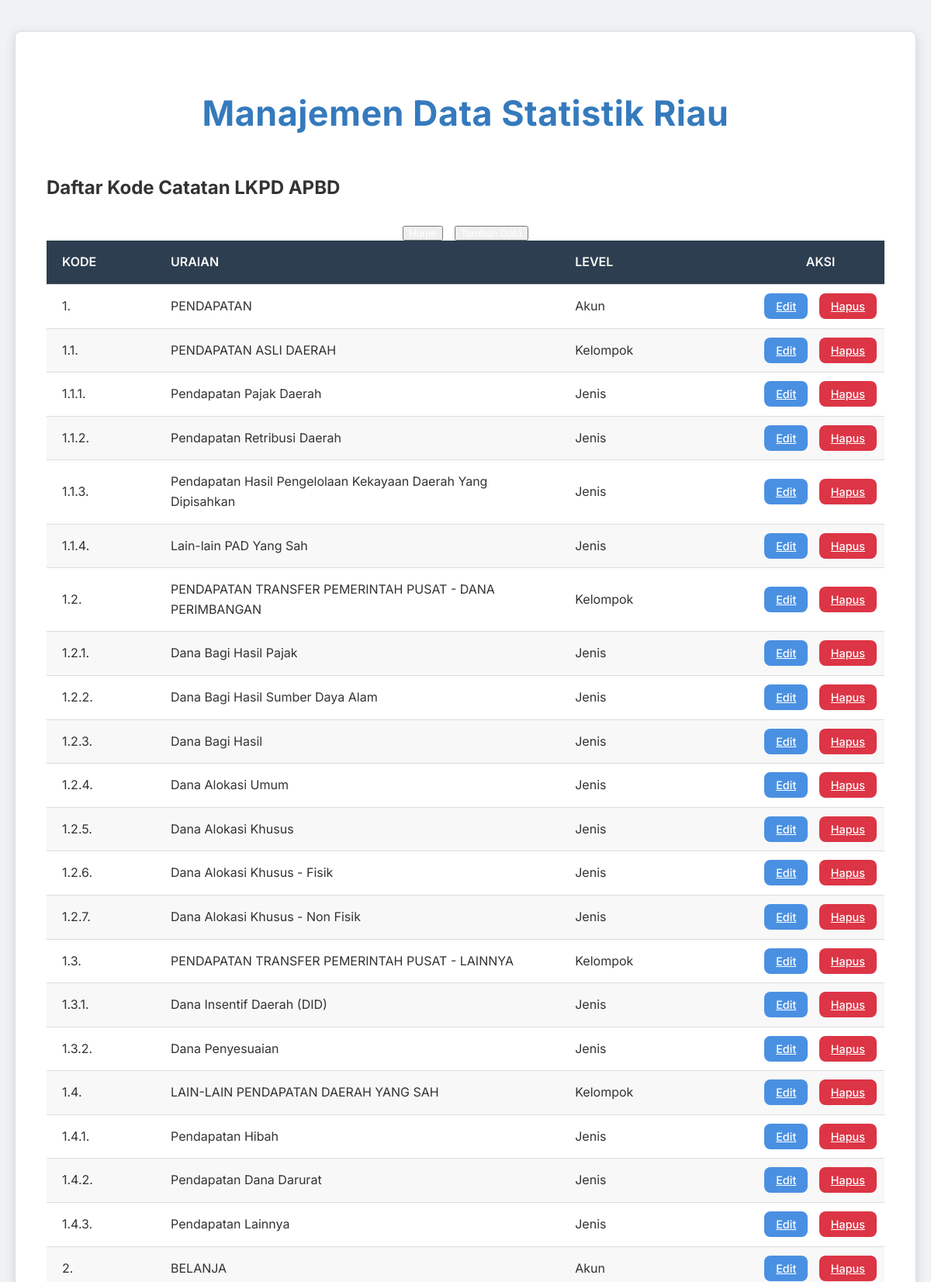
/pages/lkpd-kode-catatan/read.php (upper part), run on the app's committed database.
### tables this page shows
CREATE TABLE `kode_catatan` (
  `id` int(5) NOT NULL,
  `kode_catatan` varchar(255) DEFAULT NULL,
  `uraian` varchar(1024) DEFAULT NULL,
  `id_kode_level` int(2) DEFAULT NULL
);

CREATE TABLE `kode_level` (
  `id` int(11) NOT NULL,
  `nama_level` varchar(255) DEFAULT NULL,
  `akronim` varchar(255) DEFAULT NULL
);

### pages/lkpd-kode-catatan/read.php (the view, shortened to what this page needs)
<?php
include '../../config/database.php';
include '../../templates/header.php';
$sql = "SELECT kc.id, kc.kode_catatan, kc.uraian, kl.nama_level
        FROM kode_catatan kc
        INNER JOIN kode_level kl
        ON kc.id_kode_level = kl.id
        ORDER BY kc.kode_catatan ASC";
$result = $conn->query($sql);
?>
<h2>Daftar Kode Catatan LKPD APBD</h2>
<div class="button-group">
    <button><a href="../../index.php">Home</a></button>
    <button><a href="create.php">Tambah Data</a></button>
</div>
<?php
if ($result->num_rows > 0):
?>
    <table>
        <thead>
            <tr>
                <th>Kode</th>
                <th>Uraian</th>
                <th>Level</th>
                <th>Aksi</th>
            </tr>
        </thead>
        <tbody>
            <?php
            while ($row = $result->fetch_assoc()):
            ?>
                <tr>
                    <td><?php echo htmlspecialchars($row['kode_catatan']); ?></td>
                    <td><?php echo htmlspecialchars($row['uraian']); ?></td>
                    <td><?php echo htmlspecialchars($row['nama_level']); ?></td>
                    <td class="actions">
                        <a href="update.php?id=<?php echo htmlspecialchars($row['id']); ?>" class="edit">Edit</a>
                        <a href="delete.php?id=<?php echo htmlspecialchars($row['id']); ?>" class="delete" onclick="return confirm('Apakah Anda yakin ingin menghapus data ini?')">Hapus</a>
                    </td>
                </tr>
            <?php endwhile; ?>
        </tbody>
    </table>
<?php else: ?>
    <p>Belum ada data.</p>
<?php endif; ?>
<?php
include '../../templates/footer.php';
?>

### templates/css/style.css (style rules this page uses)
:root { --primary-color: #4A90E2; --primary-dark: #357ABD; --accent-color: #50E3C2; --secondary-accent: #FF6B6B; --tertiary-color: #FFC107; --text-dark: #333333; --text-light: #F8F8F8; --bg-light: #F0F2F5; --bg-dark: #2C3E50; --card-bg: #FFFFFF; --border-color: #DDDDDD; --input-bg: #F8F8F8; --shadow-light: 0 2px 8px rgba(0, 0, 0, 0.08); --shadow-medium: 0 4px 15px rgba(0, 0, 0, 0.12); --success-color: #28A745; --danger-color: #DC3545; --warning-color: #FFC107; --info-color: #17A2B8; --radius-base: 8px; --transition-fast: 0.2s ease-in-out; --transition-normal: 0.3s ease-in-out; --gradient-primary: linear-gradient(135deg, var(--primary-color) 0%, var(--primary-dark) 100%); --gradient-accent: linear-gradient(135deg, var(--accent-color) 0%, #34B79C 100%); --gradient-secondary-accent: linear-gradient(135deg, var(--secondary-accent) 0%, #FF8A8A 100%); --gradient-tertiary: linear-gradient(135deg, var(--tertiary-color) 0%, #FFA000 100%); }
body { font-family: 'Inter', sans-serif; background: var(--bg-light); margin: 0; padding: 0; line-height: 1.6; color: var(--text-dark); display: flex; justify-content: center; align-items: flex-start; min-height: 100vh; padding: 40px 0; box-sizing: border-box; overflow-x: hidden; overflow-y: auto; position: relative; }
body::before { content: none; }
table { width: 100%; min-width: 1050px; border-collapse: separate; border-spacing: 0; overflow: hidden; }
table thead tr { background: var(--bg-dark); color: var(--text-light); box-shadow: none; position: relative; z-index: 2; }
table th, table td { padding: 15px 20px; text-align: left; border-bottom: 1px solid var(--border-color); vertical-align: middle; }
table th { font-weight: 600; font-size: 1em; letter-spacing: normal; text-transform: uppercase; position: relative; padding-bottom: 15px; text-shadow: none; white-space: nowrap; }
table tbody tr:nth-child(even) { background-color: var(--input-bg); }
table tbody tr:nth-child(odd) { background-color: var(--card-bg); }
table th:nth-child(2), table td:nth-child(2) { width: 100px; min-width: 100px; white-space: nowrap; }
table th:nth-child(3), table td:nth-child(3) { width: auto; min-width: 200px; max-width: 350px; word-wrap: break-word; white-space: normal; }
table th:nth-child(4), table td:nth-child(4), table th:nth-child(5), table td:nth-child(5), table th:nth-child(7), table td:nth-child(7) { min-width: 150px; white-space: nowrap; }
table th:last-child, table td:last-child { width: 120px; min-width: 120px; text-align: center; white-space: nowrap; padding-left: 5px; padding-right: 5px; }
table td.actions { text-align: center; white-space: nowrap; }
table td.actions a { padding: 8px 15px; border-radius: var(--radius-base); font-weight: 500; transition: background var(--transition-fast), transform var(--transition-fast), box-shadow var(--transition-fast); margin: 0 5px; box-shadow: none; text-transform: capitalize; font-size: 0.9em; color: #FFFFFF; }
table td.actions .edit { background: var(--primary-color); }
table td.actions .delete { background: var(--danger-color); }
.button-group { display: flex; gap: 15px; margin-top: 30px; justify-content: center; }
.button-group button a { color: #FFFFFF; text-decoration: none; display: block; padding: 0; line-height: 1; }
* { scrollbar-width: thin; scrollbar-color: #888888 #F0F2F5; }

### data on the page
kode_catatan: kode_catatan "1.", uraian "PENDAPATAN", id_kode_level.nama_level "Akun"
kode_catatan: kode_catatan "1.1.", uraian "PENDAPATAN ASLI DAERAH", id_kode_level.nama_level "Kelompok"
kode_catatan: kode_catatan "1.1.1.", uraian "Pendapatan Pajak Daerah", id_kode_level.nama_level "Jenis"
kode_catatan: kode_catatan "1.1.2.", uraian "Pendapatan Retribusi Daerah", id_kode_level.nama_level "Jenis"
kode_catatan: kode_catatan "1.1.3.", uraian "Pendapatan Hasil Pengelolaan Kekayaan Daerah Yang Dipisahkan", id_kode_level.nama_level "Jenis"
kode_catatan: kode_catatan "1.1.4.", uraian "Lain-lain PAD Yang Sah", id_kode_level.nama_level "Jenis"
kode_catatan: kode_catatan "1.2.", uraian "PENDAPATAN TRANSFER PEMERINTAH PUSAT - DANA PERIMBANGAN", id_kode_level.nama_level "Kelompok"
kode_catatan: kode_catatan "1.2.1.", uraian "Dana Bagi Hasil Pajak", id_kode_level.nama_level "Jenis"
kode_catatan: kode_catatan "1.2.2.", uraian "Dana Bagi Hasil Sumber Daya Alam", id_kode_level.nama_level "Jenis"
kode_catatan: kode_catatan "1.2.3.", uraian "Dana Bagi Hasil", id_kode_level.nama_level "Jenis"
kode_catatan: kode_catatan "1.2.4.", uraian "Dana Alokasi Umum", id_kode_level.nama_level "Jenis"
kode_catatan: kode_catatan "1.2.5.", uraian "Dana Alokasi Khusus", id_kode_level.nama_level "Jenis"
kode_catatan: kode_catatan "1.2.6.", uraian "Dana Alokasi Khusus - Fisik", id_kode_level.nama_level "Jenis"
kode_catatan: kode_catatan "1.2.7.", uraian "Dana Alokasi Khusus - Non Fisik", id_kode_level.nama_level "Jenis"
kode_catatan: kode_catatan "1.3.", uraian "PENDAPATAN TRANSFER PEMERINTAH PUSAT - LAINNYA", id_kode_level.nama_level "Kelompok"
kode_catatan: kode_catatan "1.3.1.", uraian "Dana Insentif Daerah (DID)", id_kode_level.nama_level "Jenis"
kode_catatan: kode_catatan "1.3.2.", uraian "Dana Penyesuaian", id_kode_level.nama_level "Jenis"
kode_catatan: kode_catatan "1.4.", uraian "LAIN-LAIN PENDAPATAN DAERAH YANG SAH", id_kode_level.nama_level "Kelompok"
kode_catatan: kode_catatan "1.4.1.", uraian "Pendapatan Hibah", id_kode_level.nama_level "Jenis"
kode_catatan: kode_catatan "1.4.2.", uraian "Pendapatan Dana Darurat", id_kode_level.nama_level "Jenis"
kode_catatan: kode_catatan "1.4.3.", uraian "Pendapatan Lainnya", id_kode_level.nama_level "Jenis"
kode_catatan: kode_catatan "2.", uraian "BELANJA", id_kode_level.nama_level "Akun"
